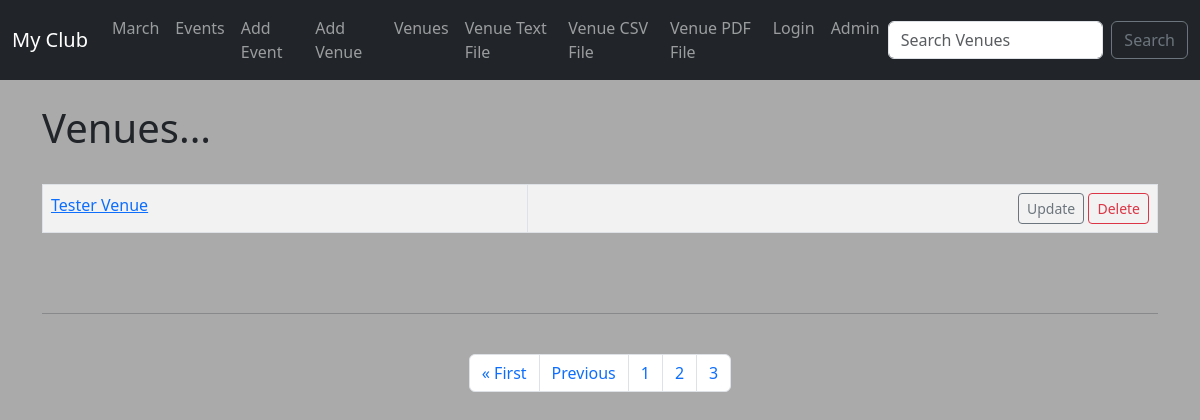
Before: /list_venues/?page=3 with the older database file.
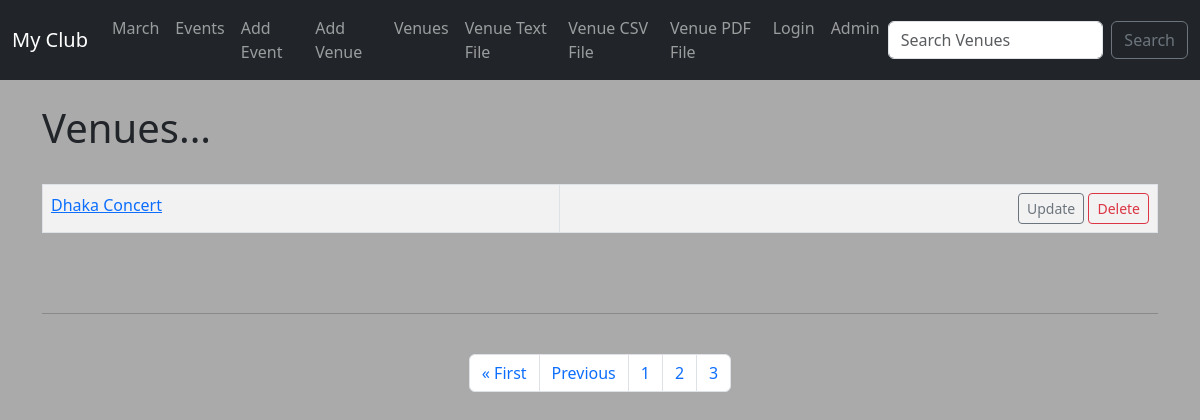
After: the same page with the newer database file.
### events/models.py (models this page shows)
class Venue(models.Model):
    name = models.CharField(max_length=120)
    address = models.CharField(max_length=300)
    zip_code = models.CharField(max_length=15)
    phone = models.CharField(max_length=25, blank=True)
    web = models.URLField(blank=True)
    email_address = models.EmailField(blank=True)
    def __str__(self):
        return self.name

### events/views.py (the view)
# urls.py: path('list_venues/', views.list_venues, name="list-venues"),
def list_venues(request):
    venue_list = Venue.objects.all()
    p = Paginator(Venue.objects.all(), 2)
    page = request.GET.get('page')
    venues = p.get_page(page)
    nums = "a" * venues.paginator.num_pages
    context = {
        "venue_list" : venue_list,
        "venues" : venues,
        "nums" : nums,
    }
    return render(request, 'venues.html', context)

### events/templates/venues.html (shortened to what this page needs)
{% extends 'base.html' %}
{% block content %}
<h1>Venues...</h1>
<br>
<table class="table table-hover table-striped table-bordered">
{% for venue in venues %}
    <tr>
        <td>
            <a href="{% url 'show-venue' venue.id %}">{{ venue }}</a>
        </td>
        <td align="right">
            <a href="{% url 'update-venue' venue.id %}" class="btn btn-outline-secondary btn-sm">Update</a>
            <a href="{% url 'delete-venue' venue.id %}" class="btn btn-outline-danger btn-sm">Delete</a>
        </td>
    </tr>
{% endfor %}
</table>
<br>
<br>
<hr><br>
<nav aria-label="Page navigation example">
<ul class="pagination justify-content-center">
{% if venues.has_previous %}
    <li class="page-item"><a class="page-link" href="?page=1">&laquo First</a></li>
    <li class="page-item"><a class="page-link" href="?page={{ venues.previous_page_number }}">Previous</a></li>
{% endif %}
{% for i in nums %}
    <li class="page-item"><a class="page-link" href="?page={{ forloop.counter }}">{{ forloop.counter }}</a></li>
{% endfor %}
</ul>
</nav>
{% endblock %}

Changed rows visible on the page:
removed Venue: name "Tester Venue"
added Venue: name "Dhaka Concert"
